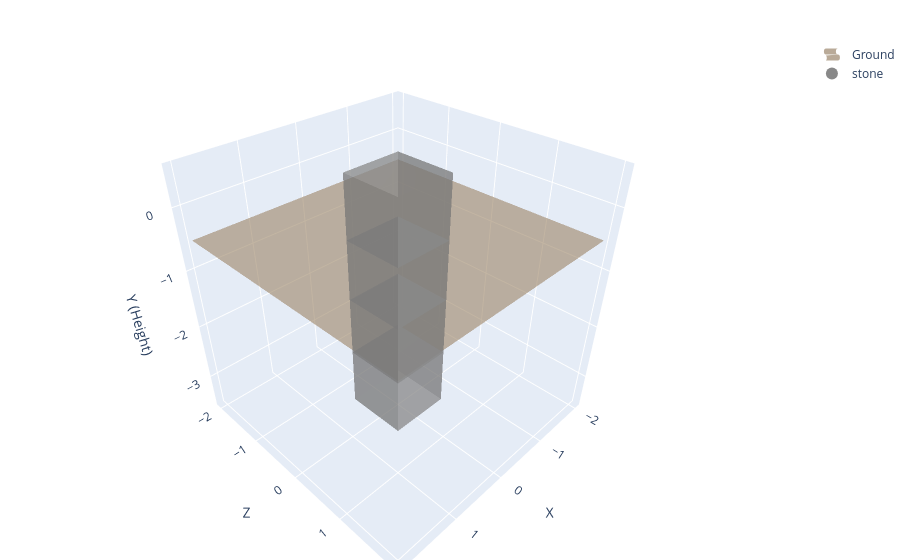

Notebook code for this chart:
### Markdown cell above
# Function: `min_y_is_leq`

### Code cell
from eval_code.size import min_y_is_leq

# Test case: Structure that doesn't reach required depth
coords_shallow = [
    {"x": 0, "y": -3, "z": 0, "material": "stone"},
    {"x": 0, "y": -2, "z": 0, "material": "stone"},
    {"x": 0, "y": -1, "z": 0, "material": "stone"},
    {"x": 0, "y": 0, "z": 0, "material": "stone"},
]

# Expect True: structure reaches y=-3, which is <= -3
assert True == min_y_is_leq(coords_shallow, max_y=-3)
print("✓ PASS: min_y_is_leq(coords_shallow, max_y=-3)")

# Expect False: structure only reaches y=-3, not y=-7
assert False == min_y_is_leq(coords_shallow, max_y=-7)
print("✓ PASS: min_y_is_leq(coords_shallow, max_y=-7) returns 0")

plotly_blocks.plot(coords_shallow)

### Figure 1 — Plotly figure (JSON) as saved in the notebook; plotly's stock layout.template omitted (floating-point values rounded to 4 significant figures)
{"data": [{"colorscale": [[0, "#8B7355"], [1, "#8B7355"]], "name": "Ground", "opacity": 0.6, "showlegend": true, "showscale": false, "type": "surface", "x": [[-2, 2], [-2, 2]], "y": [[-2, -2], [2, 2]], "z": [[-0.5, -0.5], [-0.5, -0.5]]}, {"facecolor": ["#888888", "#888888", "#888888", "#888888", "#888888", "#888888", "#888888", "#888888", "#888888", "#888888", "#888888", "#888888", "#888888", "#888888", "#888888", "#888888", "#888888", "#888888", "#888888", "#888888", "#888888", "#888888", "#888888", "#888888", "#888888", "#888888", "#888888", "#888888", "#888888", "#888888", "#888888", "#888888", "#888888", "#888888", "#888888", "#888888", "#888888", "#888888", "#888888", "#888888", "#888888", "#888888", "#888888", "#888888", "#888888", "#888888", "#888888", "#888888"], "flatshading": true, "i": [0, 0, 4, 4, 0, 0, 2, 2, 1, 1, 0, 0, 8, 8, 12, 12, 8, 8, 10, 10, 9, 9, 8, 8, 16, 16, 20, 20, 16, 16, 18, 18, 17, 17, 16, 16, 24, 24, 28, 28, 24, 24, 26, 26, 25, 25, 24, 24], "j": [1, 2, 5, 6, 1, 5, 3, 7, 2, 6, 3, 7, 9, 10, 13, 14, 9, 13, 11, 15, 10, 14, 11, 15, 17, 18, 21, 22, 17, 21, 19, 23, 18, 22, 19, 23, 25, 26, 29, 30, 25, 29, 27, 31, 26, 30, 27, 31], "k": [2, 3, 6, 7, 5, 4, 7, 6, 6, 5, 7, 4, 10, 11, 14, 15, 13, 12, 15, 14, 14, 13, 15, 12, 18, 19, 22, 23, 21, 20, 23, 22, 22, 21, 23, 20, 26, 27, 30, 31, 29, 28, 31, 30, 30, 29, 31, 28], "opacity": 0.5, "type": "mesh3d", "x": [-0.5, 0.5, 0.5, -0.5, -0.5, 0.5, 0.5, -0.5, -0.5, 0.5, 0.5, -0.5, -0.5, 0.5, 0.5, -0.5, -0.5, 0.5, 0.5, -0.5, -0.5, 0.5, 0.5, -0.5, -0.5, 0.5, 0.5, -0.5, -0.5, 0.5, 0.5, -0.5], "y": [-0.5, -0.5, -0.5, -0.5, 0.5, 0.5, 0.5, 0.5, -0.5, -0.5, -0.5, -0.5, 0.5, 0.5, 0.5, 0.5, -0.5, -0.5, -0.5, -0.5, 0.5, 0.5, 0.5, 0.5, -0.5, -0.5, -0.5, -0.5, 0.5, 0.5, 0.5, 0.5], "z": [-3.5, -3.5, -2.5, -2.5, -3.5, -3.5, -2.5, -2.5, -2.5, -2.5, -1.5, -1.5, -2.5, -2.5, -1.5, -1.5, -1.5, -1.5, -0.5, -0.5, -1.5, -1.5, -0.5, -0.5, -0.5, -0.5, 0.5, 0.5, -0.5, -0.5, 0.5, 0.5]}, {"marker": {"color": "#888888", "size": 8}, "mode": "markers", "name": "stone", "showlegend": true, "type": "scatter3d", "x": [null], "y": [null], "z": [null]}], "layout": {"legend": {"itemsizing": "constant"}, "margin": {"b": 0, "l": 0, "r": 0, "t": 40}, "scene": {"aspectmode": "data", "xaxis": {"dtick": 1, "tick0": -1, "tickformat": ",d", "tickmode": "linear", "title": {"text": "X"}}, "yaxis": {"dtick": 1, "tick0": -1, "tickformat": ",d", "tickmode": "linear", "title": {"text": "Z"}}, "zaxis": {"dtick": 1, "tick0": -4, "tickformat": ",d", "tickmode": "linear", "title": {"text": "Y (Height)"}}}, "title": {"text": ""}}}
